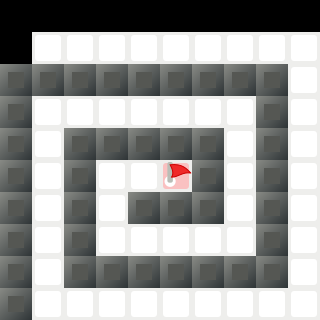

A level layout from a 2D game, rendered from its tile map. Below: a short description, then the map file with its tile-grid data intact:
An orthogonal 10x10 tile map with 32x32 px tiles, 1 tile layer (Calque de Tuiles 1).

<map version="1.5" tiledversion="1.7.0" orientation="orthogonal" renderorder="right-down" width="10" height="10" tilewidth="32" tileheight="32" infinite="0" nextlayerid="4" nextobjectid="2">
 <editorsettings>
  <export target="lvl9.csv" format="csv" />
 </editorsettings>
 <tileset firstgid="1" source="vbot_tilemap.tsx" />
 <layer id="1" name="Calque de Tuiles 1" width="10" height="10">
  <data encoding="csv">
4,4,4,4,4,4,4,4,4,4,
4,1,1,1,1,1,1,1,1,1,
3,3,3,3,3,3,3,3,3,1,
3,1,1,1,1,1,1,1,3,1,
3,1,3,3,3,3,3,1,3,1,
3,1,3,1,1,2,3,1,3,1,
3,1,3,1,3,3,3,1,3,1,
3,1,3,1,1,1,1,1,3,1,
3,1,3,3,3,3,3,3,3,1,
3,1,1,1,1,1,1,1,1,1
</data>
 </layer>
</map>
